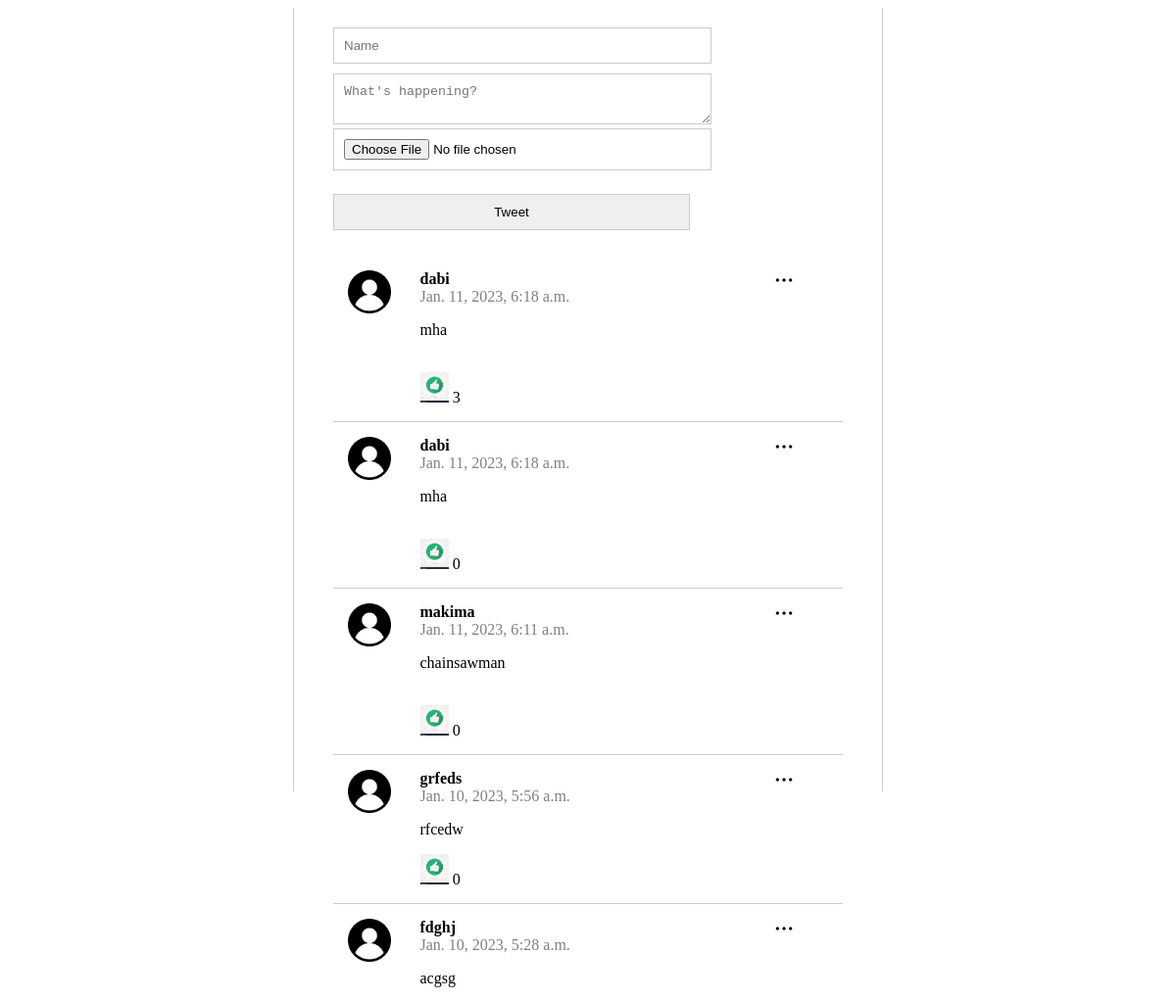
Before: / (upper part) with the older database file.
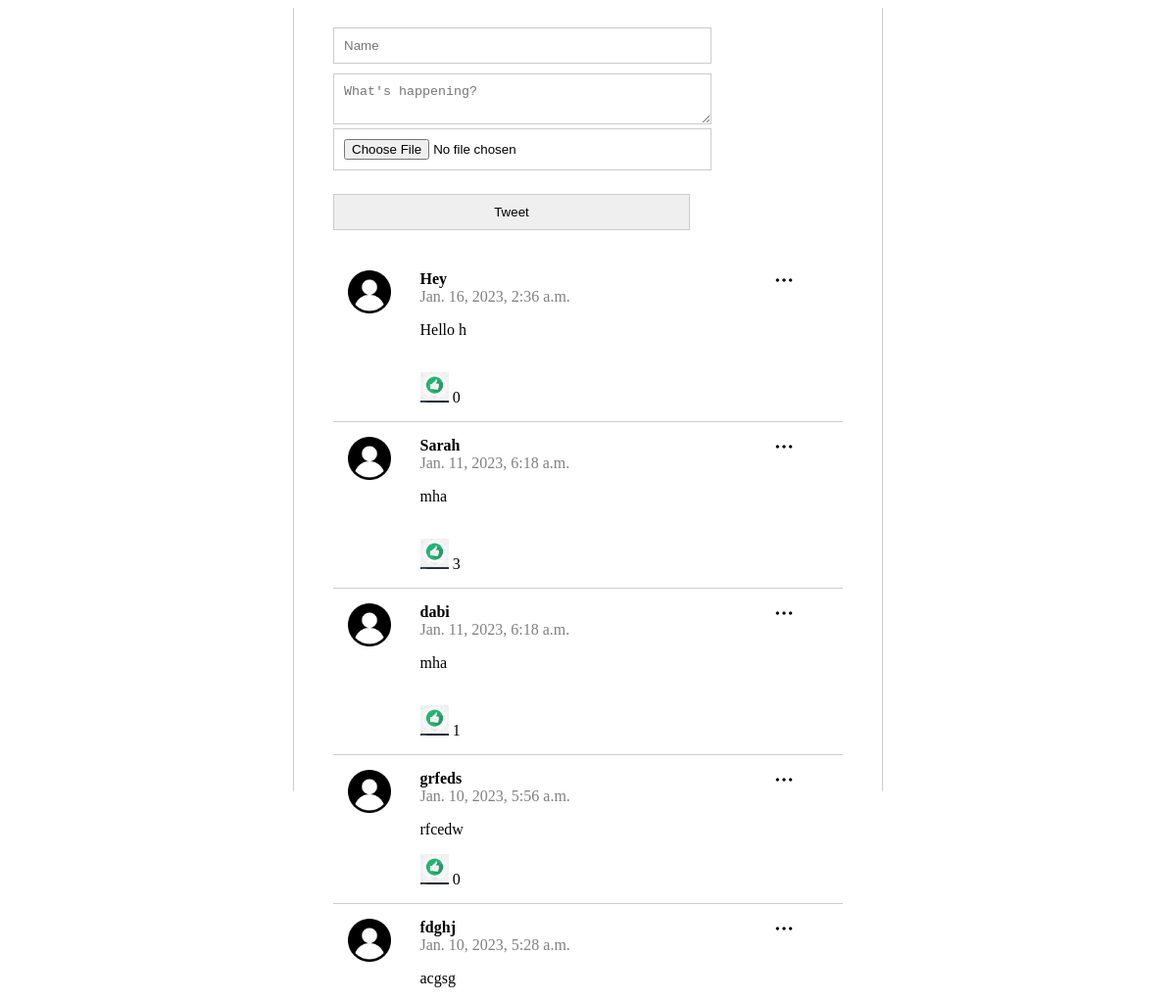
After: the same page with the newer database file.
### posts/models.py (models this page shows, shortened)
class Post(models.Model):
    class Mets(object):
        db_table = 'post'
    name = models.CharField(
        'Name', blank = False, null = False, max_length=14, db_index= True, default = 'Anonymous'
    )
    body = models.CharField(
        'Body' , blank= True, null= True, max_length=140, db_index= True
    )
    created_at = models.DateTimeField(
        'Created DateTime', blank=True , auto_now_add= True
    )
    image = CloudinaryField(
        'image', blank=True,db_index=True
    )
    like_count=models.IntegerField(
        'like',default=0,null=True,blank=True
    )

### posts/views.py (the view, shortened to what this page needs)
# urls.py: path('', views.index, name= 'index'),
def index(request):
    posts = Post.objects.all().order_by('-created_at')[:20]
    form=PostForm
    return render(request, 'posts.html',
                  {'posts': posts})

### templates/posts.html (shortened to what this page needs)
{% extends "base.html" %}
{% block content %}
{% load static %}
<section class="content">
    <section class="post_form">
        <form action="/" method="POST" enctype="multipart/form-data">
            <input type="text" name="name" placeholder="Name" required>
            <textarea name="body" placeholder="What's happening? " required></textarea>
            <input type="file" id="files" name="image" required />
            <input class="submit" type="submit" value="Tweet" />
        </form>
    <section class="posts">
        <ul>
            {% for post in posts %}
            <li>
                <img class="menu_icon js-option-icon" src="{% static 'img/option.png' %}">
                <div class="logo">
                    <img src="{% static 'img/user.png' %}" />
                </div>
                <div class="name_body">
                    <div class="name">{{ post.name}} </div>
                    <div class="datetime">{{ post.created_at}} </div>
                    <p>{{ post.body }}</p>
                <div id='like-img'>
                    <a href = '/like/{{post.id}}'><img src='/static/img/like.jpg' alt=''></a>
                        {{post.like_count}}
                </div>
                </div>
            </li>
            {% endfor %}
        </ul>
    </section>
</section>
{% endblock %}

### templates/base.html (shortened to what this page needs)
<!DOCTYPE html>
<html lang="en">
<head>
    {% load static %}
    <link rel="stylesheet" href="{% static 'css/style.css' %}">
</head>
<body>
    {% block content %}{% endblock %}
</body>
</html>

### static/css/style.css (style rules this page uses)
html,body { height: 100%; }
.content { max-width: 600px; height: 100%; margin: 0 auto; border-left: 1px solid #ccc; border-right: 1px solid #ccc; }
.post_form { padding: 20px 40px; border-bottom: 1px solid #ccc; }
.post_form input { width: 70%; margin-bottom:10px; padding: 10px; border: 1px solid #ccc; }
.post_form textarea { width: 70%; padding: 10px; border: 1px solid #ccc; }
.posts li .menu_icon { width: 20px; position: absolute; right: 50px; top: 15px; }
.posts ul { padding: 0; }
.posts li { position: relative; display: flex; border-bottom: 1px solid #ccc; padding: 15px; }
.posts li .logo { flex-basis: 15%; }
.posts li .logo img { width: 60%; }
.posts li .name_body { flex-basis: 85%; }
.posts li .name_body .name { font-weight: bold; }
.posts li .name_body .datetime { color: gray; }
div#like-img img { width: 7%; }
input#files { margin-bottom: 2vw; }

Changed rows visible on the page:
removed Post: name "makima", created_at "Jan. 11, 2023, 6:11 a.m.", body "chainsawman", like_count "0"
added Post: name "Hey", created_at "Jan. 16, 2023, 2:36 a.m.", body "Hello h", like_count "0"
changed Post: name "dabi" → "Sarah"
changed Post "dabi": like_count "0" → "1"
